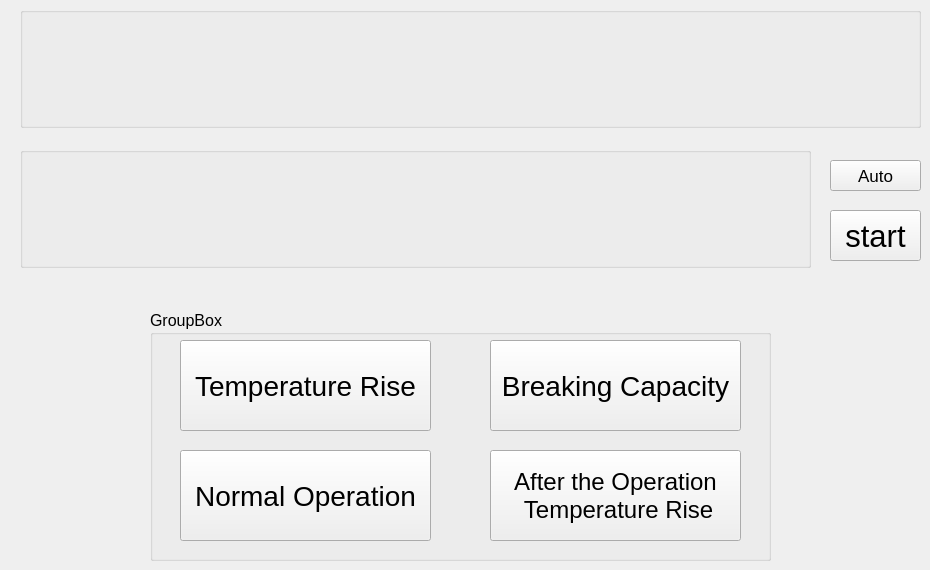
     <widget class="QWidget" name="tab_2">
      <attribute name="title">
       <string>Servo-B</string>
      </attribute>
      <widget class="QToolButton" name="toolButton_start_2">
       <property name="geometry">
        <rect>
         <x>830</x>
         <y>210</y>
         <width>91</width>
         <height>51</height>
        </rect>
       </property>
       <property name="font">
        <font>
         <pointsize>23</pointsize>
        </font>
       </property>
       <property name="styleSheet">
        <string notr="true"/>
       </property>
       <property name="text">
        <string>start</string>
       </property>
      </widget>
      <widget class="QGroupBox" name="groupBox_area_2">
       <property name="geometry">
        <rect>
         <x>20</x>
         <y>7</y>
         <width>901</width>
         <height>121</height>
        </rect>
       </property>
       <property name="mouseTracking">
        <bool>true</bool>
       </property>
       <property name="acceptDrops">
        <bool>true</bool>
       </property>
       <property name="styleSheet">
        <string notr="true"/>
       </property>
       <property name="title">
        <string/>
       </property>
       <property name="flat">
        <bool>true</bool>
       </property>
       <layout class="QVBoxLayout" name="verticalLayout_power_2">
        <property name="leftMargin">
         <number>0</number>
        </property>
        <property name="topMargin">
         <number>0</number>
        </property>
        <property name="rightMargin">
         <number>0</number>
        </property>
        <property name="bottomMargin">
         <number>0</number>
        </property>
       </layout>
      </widget>
      <widget class="QGroupBox" name="groupBox_show_2">
       <property name="geometry">
        <rect>
         <x>20</x>
         <y>147</y>
         <width>791</width>
         <height>121</height>
        </rect>
       </property>
       <property name="minimumSize">
        <size>
         <width>0</width>
         <height>0</height>
        </size>
       </property>
       <property name="maximumSize">
        <size>
         <width>16777215</width>
         <height>16777215</height>
        </size>
       </property>
       <property name="font">
        <font>
         <pointsize>9</pointsize>
        </font>
       </property>
       <property name="mouseTracking">
        <bool>false</bool>
       </property>
       <property name="acceptDrops">
        <bool>false</bool>
       </property>
       <property name="autoFillBackground">
        <bool>false</bool>
       </property>
       <property name="styleSheet">
        <string notr="true"/>
       </property>
       <property name="title">
        <string/>
       </property>
       <property name="flat">
        <bool>true</bool>
       </property>
       <layout class="QVBoxLayout" name="verticalLayout_list_2">
        <property name="leftMargin">
         <number>0</number>
        </property>
        <property name="topMargin">
         <number>0</number>
        </property>
        <property name="rightMargin">
         <number>0</number>
        </property>
        <property name="bottomMargin">
         <number>0</number>
        </property>
       </layout>
      </widget>
      <widget class="QGroupBox" name="groupBox_5">
       <property name="geometry">
        <rect>
         <x>150</x>
         <y>310</y>
         <width>621</width>
         <height>251</height>
        </rect>
       </property>
       <property name="font">
        <font>
         <pointsize>12</pointsize>
         <weight>50</weight>
         <bold>false</bold>
        </font>
       </property>
       <property name="styleSheet">
        <string notr="true"/>
       </property>
       <property name="title">
        <string>GroupBox</string>
       </property>
       <widget class="QToolButton" name="toolButton_24">
        <property name="geometry">
         <rect>
          <x>340</x>
          <y>30</y>
          <width>251</width>
          <height>91</height>
         </rect>
        </property>
        <property name="font">
         <font>
          <pointsize>21</pointsize>
         </font>
        </property>
        <property name="styleSheet">
         <string notr="true"/>
        </property>
        <property name="text">
         <string>Breaking Capacity</string>
        </property>
        <property name="autoRaise">
         <bool>false</bool>
        </property>
       </widget>
       <widget class="QToolButton" name="toolButton_26">
        <property name="geometry">
         <rect>
          <x>340</x>
          <y>140</y>
          <width>251</width>
          <height>91</height>
         </rect>
        </property>
        <property name="font">
         <font>
          <pointsize>18</pointsize>
         </font>
        </property>
        <property name="styleSheet">
         <string notr="true"/>
        </property>
        <property name="text">
         <string>After the Operation
 Temperature Rise</string>
        </property>
        <property name="autoRaise">
         <bool>false</bool>
        </property>
       </widget>
       <widget class="QToolButton" name="toolButton_25">
        <property name="geometry">
         <rect>
          <x>30</x>
          <y>140</y>
          <width>251</width>
          <height>91</height>
         </rect>
        </property>
        <property name="font">
         <font>
          <pointsize>21</pointsize>
         </font>
        </property>
        <property name="styleSheet">
         <string notr="true"/>
        </property>
        <property name="text">
         <string>Normal Operation</string>
        </property>
        <property name="autoRaise">
         <bool>false</bool>
        </property>
       </widget>
       <widget class="QToolButton" name="toolButton_23">
        <property name="geometry">
         <rect>
          <x>30</x>
          <y>30</y>
          <width>251</width>
          <height>91</height>
         </rect>
        </property>
        <property name="font">
         <font>
          <pointsize>21</pointsize>
         </font>
        </property>
        <property name="styleSheet">
         <string notr="true"/>
        </property>
        <property name="text">
         <string>Temperature Rise</string>
        </property>
        <property name="autoRaise">
         <bool>false</bool>
        </property>
       </widget>
      </widget>
      <widget class="QPushButton" name="pushButton_2">
       <property name="geometry">
        <rect>
         <x>830</x>
         <y>160</y>
         <width>91</width>
         <height>31</height>
        </rect>
       </property>
       <property name="font">
        <font>
         <pointsize>13</pointsize>
        </font>
       </property>
       <property name="text">
        <string>Auto</string>
       </property>
      </widget>
     </widget>
